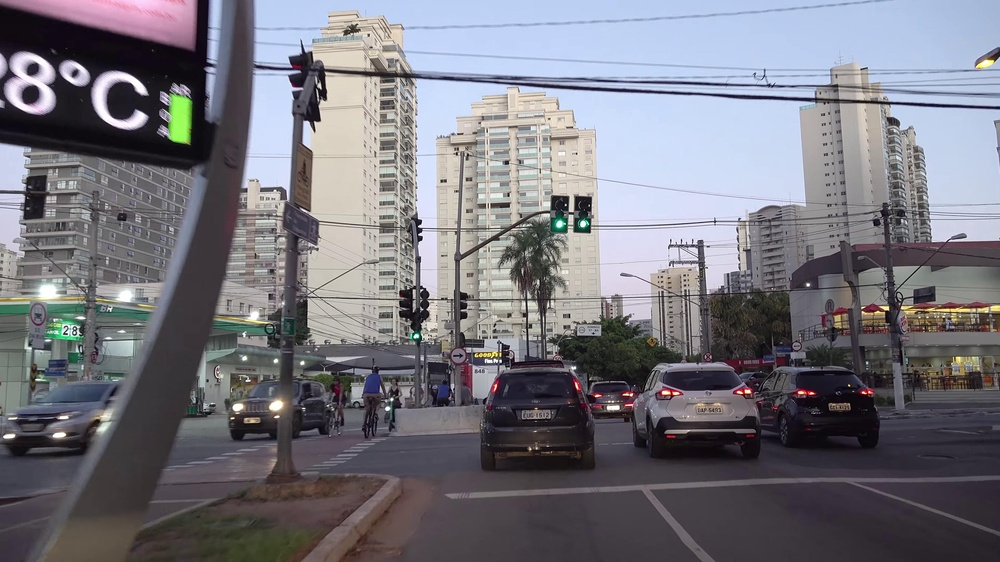
#> input picture mini-project-number-plate-detection/src/dataset/raw/img_0000.jpg, 1000 x 562 px, shrunk from 3840 x 2160 before the run; its folder holds only this picture in this run
$ python preprocessing.py
#> lines starting #> are read from the running program, lines starting #| are printed output that depends on the picture
from pathlib import Path

import cv2

RAW_DIR = Path("dataset/raw")
PROCESSED_DIR = Path("dataset/processed")


def preprocess_image(image_path: Path) -> tuple:
    """
    Preprocess an image: grayscale + Gaussian blur.
    Returns (grayscale_img, blurred_img).
    """
    image = cv2.imread(str(image_path))
#> image is the input picture: shape (562, 1000, 3); mean B, G, R 125.4, 117.6, 118.4
    if image is None:
        raise ValueError(f"Could not read image: {image_path}")

    gray = cv2.cvtColor(image, cv2.COLOR_BGR2GRAY)
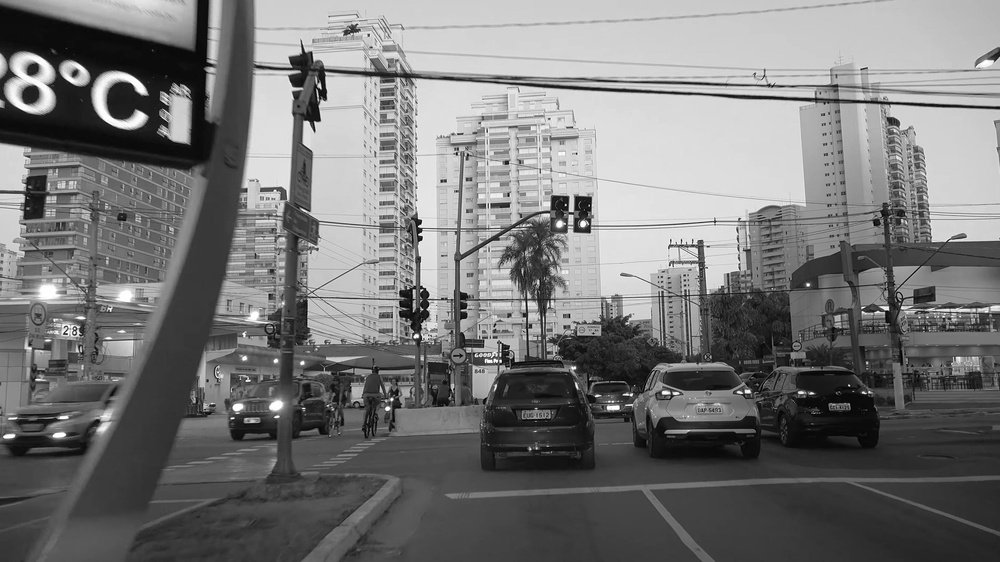
#> gray: shape (562, 1000); min 0, max 255, mean 118.7

    blurred = cv2.GaussianBlur(gray, (5, 5), 0)

    return gray, blurred


def preprocess_all_images() -> None:
    """Preprocess all images in dataset/raw and save to dataset/processed."""
    PROCESSED_DIR.mkdir(parents=True, exist_ok=True)

    image_files = list(RAW_DIR.glob("*.jpg")) + list(RAW_DIR.glob("*.png"))

    if not image_files:
        print(f"No images found in {RAW_DIR}")
        return

    for img_path in image_files:
        try:
            gray, blurred = preprocess_image(img_path)

            gray_path = PROCESSED_DIR / f"{img_path.stem}_gray.jpg"
            blurred_path = PROCESSED_DIR / f"{img_path.stem}_blurred.jpg"

            cv2.imwrite(str(gray_path), gray)
            cv2.imwrite(str(blurred_path), blurred)

        except Exception as e:
            print(f"Error processing {img_path}: {e}")

    print(f"Preprocessed {len(image_files)} images to {PROCESSED_DIR}")


if __name__ == "__main__":
    preprocess_all_images()

$ run again, on mini-project-number-plate-detection/src/dataset/raw/img_0004.jpg
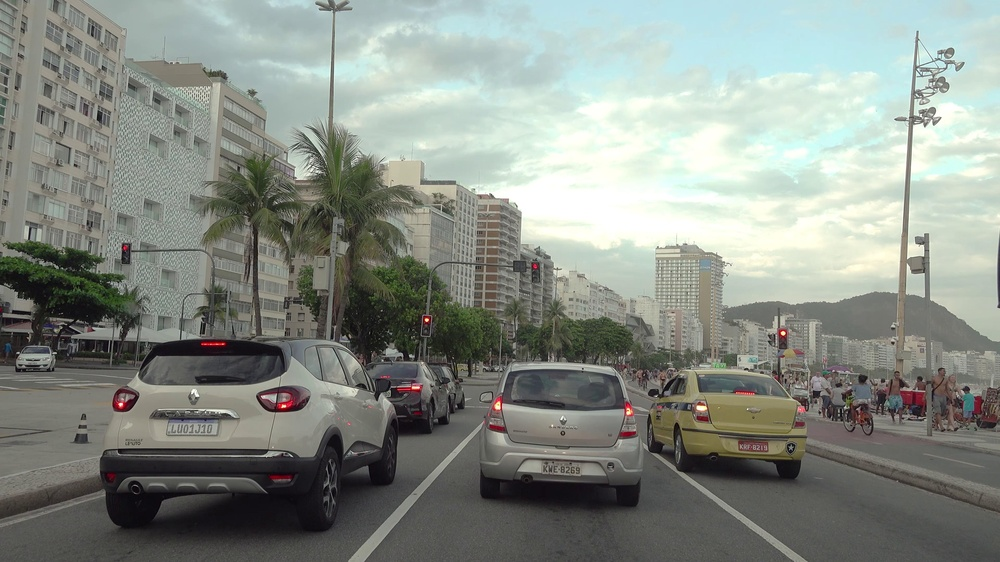
#> input picture mini-project-number-plate-detection/src/dataset/raw/img_0004.jpg, 1000 x 562 px, shrunk from 3840 x 2160 before the run
#> in preprocess_image, image is the input picture: shape (562, 1000, 3); mean B, G, R 134.4, 141.8, 135.8
#> in preprocess_image, `gray = cv2.cvtColor(image, cv2.COLOR_BGR2GRAY)`:
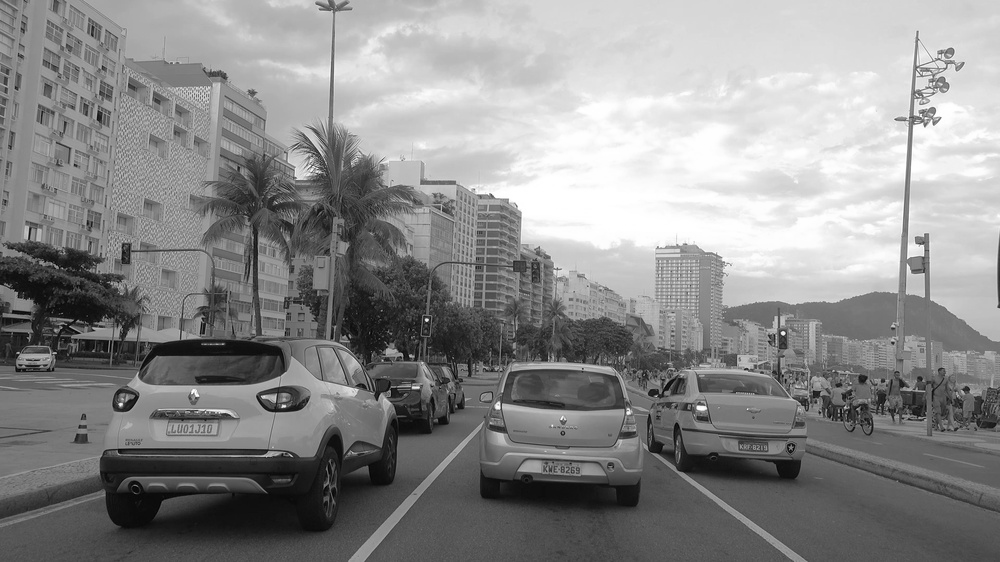
#> gray: shape (562, 1000); min 0, max 255, mean 139.2

$ run again, on mini-project-number-plate-detection/src/dataset/raw/img_0006.jpg
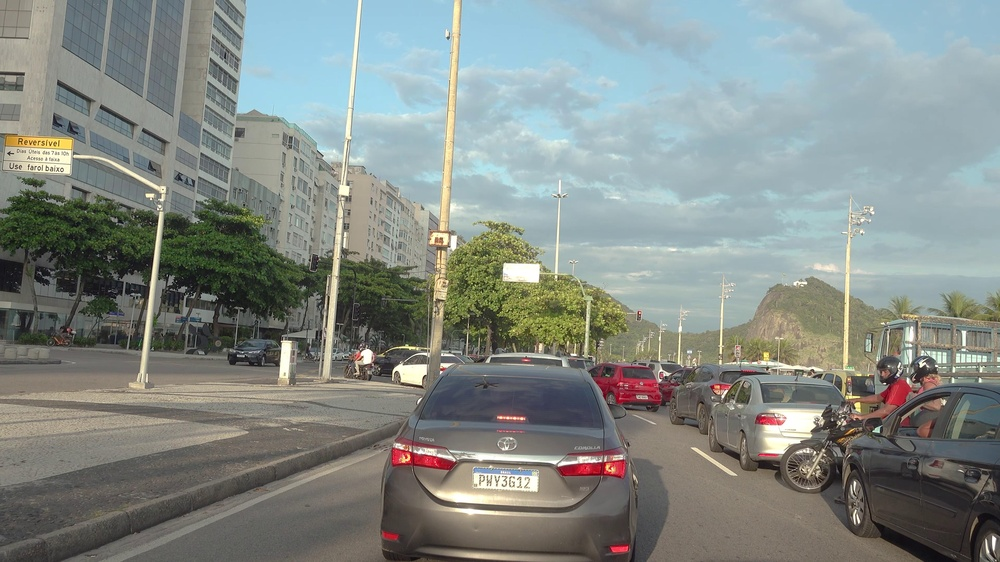
#> input picture mini-project-number-plate-detection/src/dataset/raw/img_0006.jpg, 1000 x 562 px, shrunk from 3840 x 2160 before the run
#> in preprocess_image, image is the input picture: shape (562, 1000, 3); mean B, G, R 135, 139.3, 132
#> in preprocess_image, `gray = cv2.cvtColor(image, cv2.COLOR_BGR2GRAY)`:
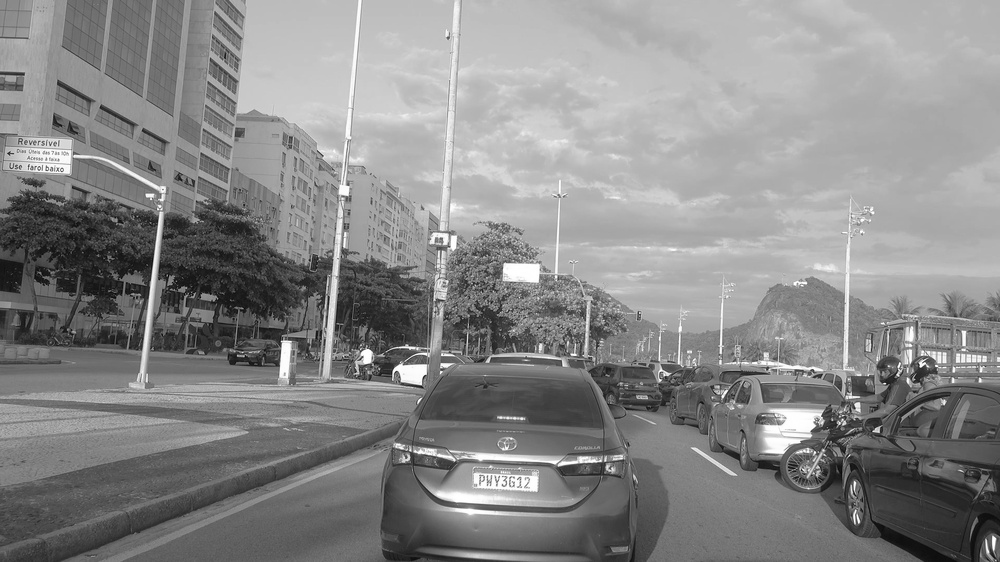
#> gray: shape (562, 1000); min 2, max 255, mean 136.6

$ run again, on mini-project-number-plate-detection/src/dataset/raw/img_0007.jpg
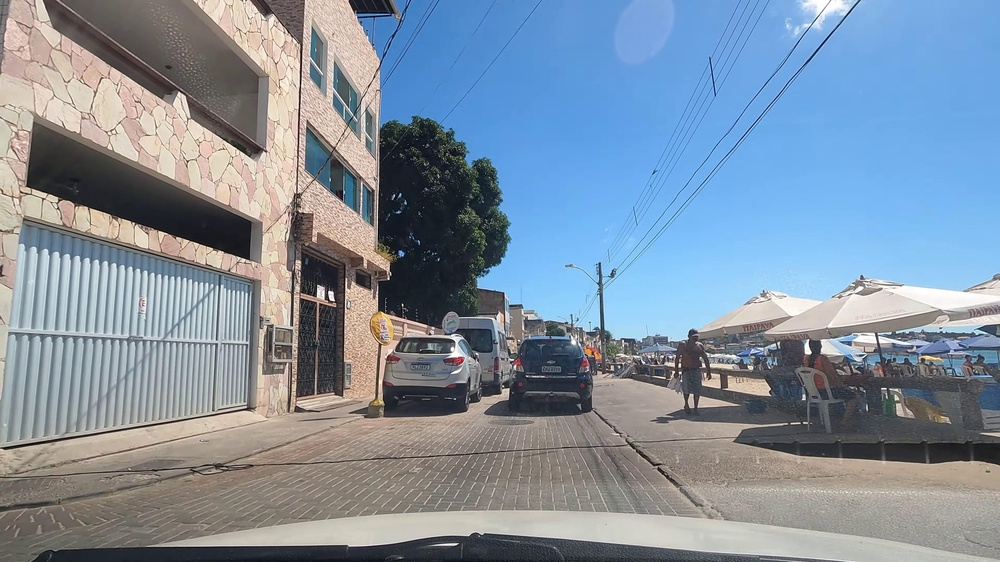
#> input picture mini-project-number-plate-detection/src/dataset/raw/img_0007.jpg, 1000 x 562 px, shrunk from 3840 x 2160 before the run
#> in preprocess_image, image is the input picture: shape (562, 1000, 3); mean B, G, R 159.2, 143.8, 128.9
#> in preprocess_image, `gray = cv2.cvtColor(image, cv2.COLOR_BGR2GRAY)`:
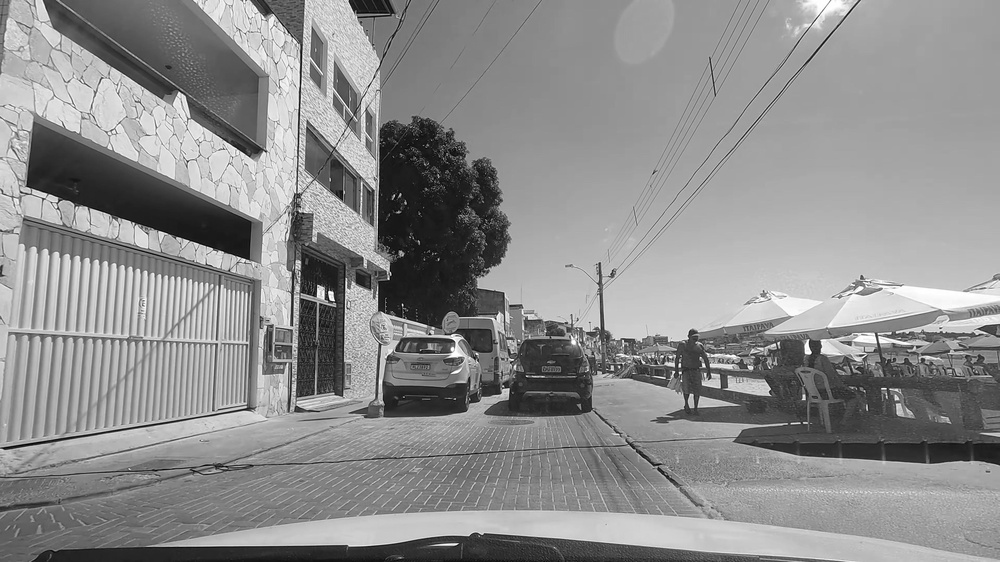
#> gray: shape (562, 1000); min 1, max 255, mean 141.1

$ run again, on mini-project-number-plate-detection/src/dataset/raw/img_0001.jpg
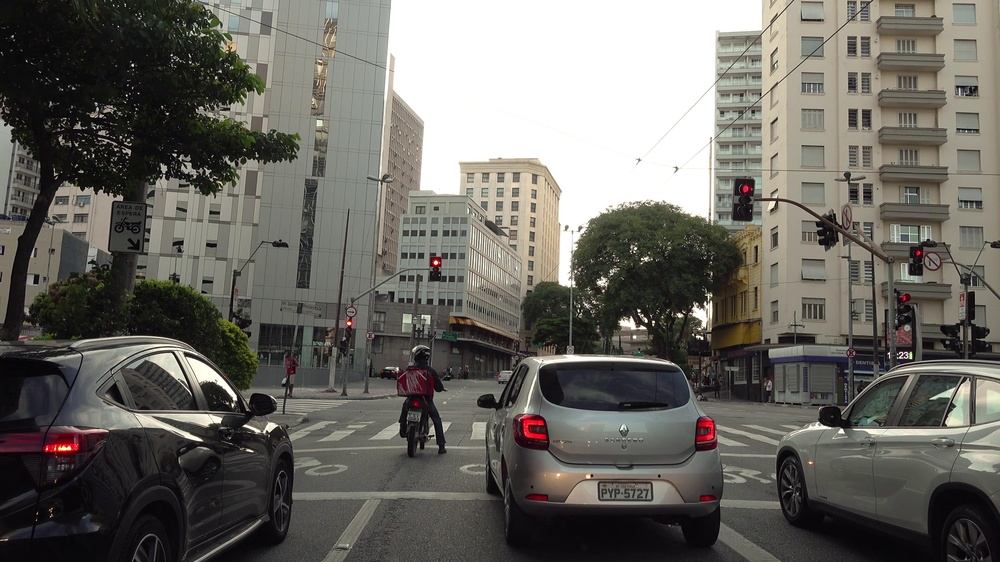
#> input picture mini-project-number-plate-detection/src/dataset/raw/img_0001.jpg, 1000 x 562 px, shrunk from 3840 x 2160 before the run
#> in preprocess_image, image is the input picture: shape (562, 1000, 3); mean B, G, R 98.1, 104.1, 106.4
#> in preprocess_image, `gray = cv2.cvtColor(image, cv2.COLOR_BGR2GRAY)`:
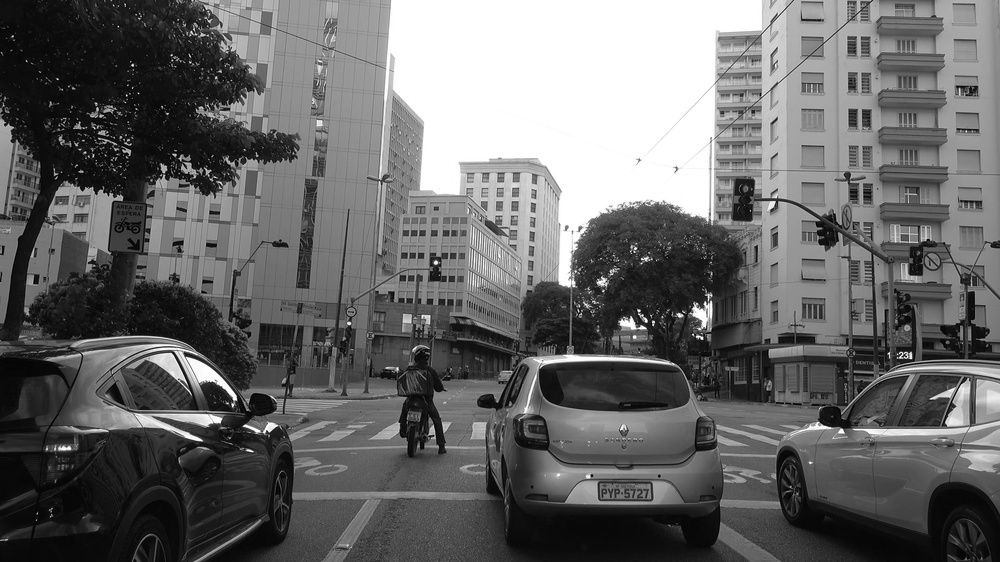
#> gray: shape (562, 1000); min 0, max 255, mean 104.1
